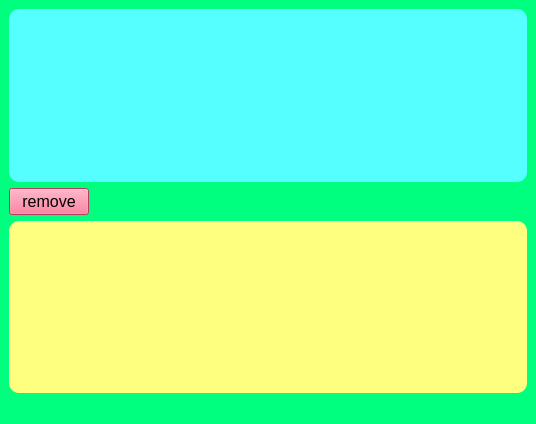
<?xml version="1.0" encoding="UTF-8"?>
<ui version="4.0">
 <class>MainWindow</class>
 <widget class="QMainWindow" name="MainWindow">
  <property name="geometry">
   <rect>
    <x>0</x>
    <y>0</y>
    <width>536</width>
    <height>424</height>
   </rect>
  </property>
  <property name="windowTitle">
   <string>Remove Line Breaks Tool</string>
  </property>
  <property name="styleSheet">
   <string notr="true">background-color: rgb(0, 255, 127);</string>
  </property>
  <widget class="QWidget" name="centralwidget">
   <layout class="QGridLayout" name="gridLayout">
    <item row="1" column="0">
     <widget class="QLineEdit" name="input">
      <property name="sizePolicy">
       <sizepolicy hsizetype="Expanding" vsizetype="Expanding">
        <horstretch>0</horstretch>
        <verstretch>0</verstretch>
       </sizepolicy>
      </property>
      <property name="font">
       <font>
        <pointsize>12</pointsize>
       </font>
      </property>
      <property name="styleSheet">
       <string notr="true">background-color: rgb(85, 255, 255);
border-top-left-radius: 10px;
border-top-right-radius: 10px;
border-bottom-left-radius: 10px;
border-bottom-right-radius: 10px;</string>
      </property>
      <property name="alignment">
       <set>Qt::AlignLeading|Qt::AlignLeft|Qt::AlignTop</set>
      </property>
     </widget>
    </item>
    <item row="3" column="0">
     <widget class="QLineEdit" name="output">
      <property name="sizePolicy">
       <sizepolicy hsizetype="Expanding" vsizetype="Expanding">
        <horstretch>0</horstretch>
        <verstretch>0</verstretch>
       </sizepolicy>
      </property>
      <property name="font">
       <font>
        <pointsize>12</pointsize>
       </font>
      </property>
      <property name="styleSheet">
       <string notr="true">background-color: rgb(255, 255, 127);
border-top-left-radius: 10px;
border-top-right-radius: 10px;
border-bottom-left-radius: 10px;
border-bottom-right-radius: 10px;</string>
      </property>
      <property name="inputMask">
       <string/>
      </property>
      <property name="alignment">
       <set>Qt::AlignLeading|Qt::AlignLeft|Qt::AlignTop</set>
      </property>
     </widget>
    </item>
    <item row="2" column="0">
     <widget class="QPushButton" name="remove">
      <property name="enabled">
       <bool>true</bool>
      </property>
      <property name="sizePolicy">
       <sizepolicy hsizetype="Fixed" vsizetype="Fixed">
        <horstretch>0</horstretch>
        <verstretch>0</verstretch>
       </sizepolicy>
      </property>
      <property name="font">
       <font>
        <pointsize>12</pointsize>
       </font>
      </property>
      <property name="styleSheet">
       <string notr="true">background-color: rgb(255, 85, 127);</string>
      </property>
      <property name="text">
       <string>remove</string>
      </property>
     </widget>
    </item>
   </layout>
  </widget>
  <widget class="QMenuBar" name="menubar">
   <property name="geometry">
    <rect>
     <x>0</x>
     <y>0</y>
     <width>536</width>
     <height>22</height>
    </rect>
   </property>
  </widget>
  <widget class="QStatusBar" name="statusbar"/>
 </widget>
 <resources/>
 <connections/>
</ui>
